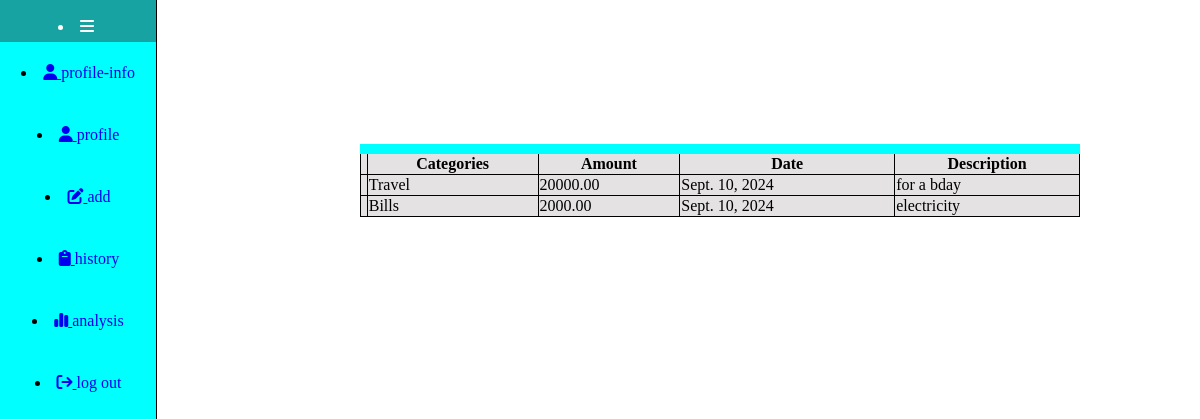
The page /expensehistory/ (signed in) on the database as committed earlier.
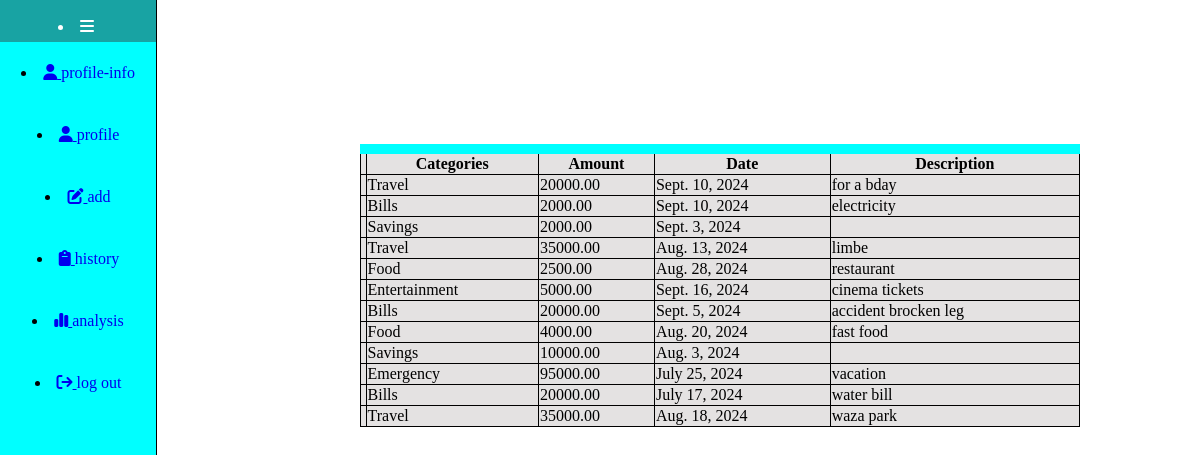
The same page on the database as committed later.
### small_app/models.py (models this page shows, shortened)
class Expense(models.Model):
    user = models.ForeignKey(User, on_delete=models.CASCADE, null=True)
    date = models.DateField()
    category = models.CharField(max_length=50)
    amount = models.DecimalField(max_digits=10, decimal_places=2)
    description = models.TextField()

### small_app/views.py (the view)
# urls.py: path('expensehistory/', views.expenseHistory, name='expense-history'),
@login_required
def expenseHistory(request):
    username = request.user.username
    user_expenses = Expense.objects.filter(user=request.user)
    return render(request, 'expensetable.html', {'expenses': user_expenses})

### small_app/templates/expensetable.html (shortened to what this page needs)
{% load static %}
<!DOCTYPE html>
<html lang="en">
<head>
    <link rel="stylesheet" href="{% static 'CSS/expensetable.css' %}">
</head>
<body>
    {% include 'nav.html' %}
    <div id="tablebox">
        <table id="table">
            <tr>
                <th></th>
                <th>Categories</th>
                <th>Amount</th>
                <th>Date</th>
                <th>Description</th>
            </tr>
            {% for expense in expenses %}
            <tr>
                <td></td>
                <td>{{ expense.category }}</td>
                <td>{{ expense.amount }}</td>
                <td>{{ expense.date }}</td>
                <td>{{ expense.description }}</td>
            </tr>
            {% empty %}
            <tr>
                <td colspan="4">No expenses found for this user.</td>
            </tr>
            {% endfor %}
        </table>
    </div>
</body>
</html>

### small_app/templates/nav.html (shortened to what this page needs)
{% load static%}
<!DOCTYPE html>
<html lang="en">
<head>
    <link rel="stylesheet" href="https://use.fontawesome.com/releases/v5.8.1/css/all.css"
 />
    <link rel="stylesheet" href="{% static 'CSS/analysispage.css' %}">
</head>
<body>
    <div class="main-page">
        <nav id="nav-bar">
            <li>
                <a class="nav-link">
                    <i class="fa-solid fa-bars"></i>
                </a>
            </li>
            <li><a class="nav-link" href="{% url 'profile-page' %}">
                    <i class="fa-solid fa-user nav-icon"></i>
                    <p class="link-nav">profile-info</p>
                </a>
            </li>
            <li><a class="nav-link" href="{% url 'profile-display' %}">
                    <i class="fa-solid fa-user nav-icon"></i>
                    <p class="link-nav">profile</p>
                </a>
            </li>
            <li><a class="nav-link" href="{% url 'add-expense' %}">
                    <i class="fa-solid fa-edit nav-icon"></i>
                    <p class="link-nav">add</p>
                </a>
            </li>
            <li>
                <a class="nav-link" href="{% url 'expense-history' %}">
                    <i class="fa-solid fa-clipboard nav-icon"></i>
                    <p class="link-nav">history</p>
                </a>
            </li>
            <li>
                <a class="nav-link" href="{% url 'analysis-page' %}">
                    <i class="fa-solid fa-chart-simple nav-icon"></i>
                    <p class="link-nav">analysis</p>
                </a>
            </li>
            <li>
                <a class="nav-link" href="{% url 'log-out' %}">
                    <i class="fa-solid fa-sign-out nav-icon"></i>
                    <p class="link-nav">log out</p>
                </a>
            </li>
        </nav>
    </div>
</body>
</html>

### small_app/static/CSS/expensetable.css (style rules this page uses)
#table { position: absolute; top: 12vw; bottom: 30px; left: 30vw; width: 60vw }
#table { border-top:10px solid aqua; }

### small_app/static/CSS/analysispage.css (style rules this page uses)
.main-page { width: 100vw; height: 100vh; margin: 0px; border: 0px; box-sizing: border-box; }
#nav-bar { border: 1px solid black; position: relative; top: -9px; left: -9px; flex-direction: column; justify-content: center; align-items: center; text-align: center; row-gap: 20px; height: 100vh; width: 10vw; min-width: 13vw; background-color: aqua; }
.link-nav { display: inline-block; text-align: center; }
li { line-height: 30px; }

### small_app/templates/expensetable.html (style rules this page uses)
table, th, td { border: 1px solid black; border-collapse: collapse; }
th, td { background-color: rgb(228, 226, 226); }

Rows that differ between the two databases and show on the page:
added Expense: category "Savings", amount "2000.00", date "Sept. 3, 2024"
added Expense: category "Travel", amount "35000.00", date "Aug. 13, 2024", description "limbe"
added Expense: category "Food", amount "2500.00", date "Aug. 28, 2024", description "restaurant"
added Expense: category "Entertainment", amount "5000.00", date "Sept. 16, 2024", description "cinema tickets"
added Expense: category "Bills", amount "20000.00", date "Sept. 5, 2024", description "accident brocken leg"
added Expense: category "Food", amount "4000.00", date "Aug. 20, 2024", description "fast food"
added Expense: category "Savings", amount "10000.00", date "Aug. 3, 2024"
added Expense: category "Emergency", amount "95000.00", date "July 25, 2024", description "vacation"
added Expense: category "Bills", amount "20000.00", date "July 17, 2024", description "water bill"
added Expense: category "Travel", amount "35000.00", date "Aug. 18, 2024", description "waza park"
